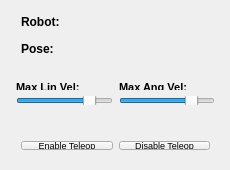
<?xml version="1.0" encoding="UTF-8"?>
<ui version="4.0">
 <class>MainWindow</class>
 <widget class="QMainWindow" name="MainWindow">
  <property name="geometry">
   <rect>
    <x>0</x>
    <y>0</y>
    <width>230</width>
    <height>170</height>
   </rect>
  </property>
  <property name="minimumSize">
   <size>
    <width>230</width>
    <height>170</height>
   </size>
  </property>
  <property name="maximumSize">
   <size>
    <width>230</width>
    <height>170</height>
   </size>
  </property>
  <property name="windowTitle">
   <string>MinhoTeam Teleop</string>
  </property>
  <widget class="QWidget" name="centralWidget">
   <widget class="QWidget" name="gridLayoutWidget">
    <property name="geometry">
     <rect>
      <x>10</x>
      <y>0</y>
      <width>211</width>
      <height>71</height>
     </rect>
    </property>
    <layout class="QGridLayout" name="gridLayout">
     <item row="0" column="1">
      <widget class="QLabel" name="lb_robot_name">
       <property name="font">
        <font>
         <pointsize>9</pointsize>
        </font>
       </property>
       <property name="text">
        <string>&lt;html&gt;&lt;head/&gt;&lt;body&gt;&lt;p&gt;&lt;br/&gt;&lt;/p&gt;&lt;/body&gt;&lt;/html&gt;</string>
       </property>
       <property name="alignment">
        <set>Qt::AlignCenter</set>
       </property>
      </widget>
     </item>
     <item row="1" column="1">
      <widget class="QLabel" name="lb_pose">
       <property name="font">
        <font>
         <pointsize>9</pointsize>
        </font>
       </property>
       <property name="text">
        <string>&lt;html&gt;&lt;head/&gt;&lt;body&gt;&lt;p&gt;&lt;br/&gt;&lt;/p&gt;&lt;/body&gt;&lt;/html&gt;</string>
       </property>
       <property name="alignment">
        <set>Qt::AlignCenter</set>
       </property>
      </widget>
     </item>
     <item row="0" column="0">
      <widget class="QLabel" name="label">
       <property name="sizePolicy">
        <sizepolicy hsizetype="Maximum" vsizetype="Maximum">
         <horstretch>0</horstretch>
         <verstretch>0</verstretch>
        </sizepolicy>
       </property>
       <property name="font">
        <font>
         <pointsize>9</pointsize>
        </font>
       </property>
       <property name="text">
        <string>&lt;html&gt;&lt;head/&gt;&lt;body&gt;&lt;p&gt;&lt;span style=&quot; font-weight:600;&quot;&gt;Robot:&lt;/span&gt;&lt;/p&gt;&lt;/body&gt;&lt;/html&gt;</string>
       </property>
      </widget>
     </item>
     <item row="1" column="0">
      <widget class="QLabel" name="label_2">
       <property name="sizePolicy">
        <sizepolicy hsizetype="Maximum" vsizetype="Maximum">
         <horstretch>0</horstretch>
         <verstretch>0</verstretch>
        </sizepolicy>
       </property>
       <property name="font">
        <font>
         <pointsize>9</pointsize>
        </font>
       </property>
       <property name="text">
        <string>&lt;html&gt;&lt;head/&gt;&lt;body&gt;&lt;p&gt;&lt;span style=&quot; font-weight:600;&quot;&gt;Pose:&lt;/span&gt;&lt;/p&gt;&lt;/body&gt;&lt;/html&gt;</string>
       </property>
      </widget>
     </item>
    </layout>
   </widget>
   <widget class="QWidget" name="gridLayoutWidget_2">
    <property name="geometry">
     <rect>
      <x>10</x>
      <y>130</y>
      <width>211</width>
      <height>31</height>
     </rect>
    </property>
    <layout class="QGridLayout" name="gridLayout_2">
     <item row="0" column="2">
      <widget class="QPushButton" name="pushButton_2">
       <property name="font">
        <font>
         <pointsize>7</pointsize>
        </font>
       </property>
       <property name="text">
        <string>Disable Teleop</string>
       </property>
      </widget>
     </item>
     <item row="0" column="1">
      <widget class="QPushButton" name="pushButton">
       <property name="font">
        <font>
         <pointsize>7</pointsize>
        </font>
       </property>
       <property name="text">
        <string>Enable Teleop</string>
       </property>
      </widget>
     </item>
    </layout>
   </widget>
   <widget class="QWidget" name="gridLayoutWidget_3">
    <property name="geometry">
     <rect>
      <x>5</x>
      <y>70</y>
      <width>221</width>
      <height>61</height>
     </rect>
    </property>
    <layout class="QGridLayout" name="gridLayout_4">
     <item row="1" column="0">
      <widget class="QSlider" name="hs_lin">
       <property name="maximum">
        <number>100</number>
       </property>
       <property name="value">
        <number>80</number>
       </property>
       <property name="orientation">
        <enum>Qt::Horizontal</enum>
       </property>
      </widget>
     </item>
     <item row="0" column="0">
      <widget class="QLabel" name="label_3">
       <property name="font">
        <font>
         <pointsize>8</pointsize>
        </font>
       </property>
       <property name="text">
        <string>&lt;html&gt;&lt;head/&gt;&lt;body&gt;&lt;p&gt;&lt;span style=&quot; font-weight:600;&quot;&gt;Max Lin Vel:&lt;/span&gt;&lt;/p&gt;&lt;/body&gt;&lt;/html&gt;</string>
       </property>
      </widget>
     </item>
     <item row="0" column="1">
      <widget class="QLabel" name="label_4">
       <property name="font">
        <font>
         <pointsize>8</pointsize>
        </font>
       </property>
       <property name="text">
        <string>&lt;html&gt;&lt;head/&gt;&lt;body&gt;&lt;p&gt;&lt;span style=&quot; font-weight:600;&quot;&gt;Max Ang Vel:&lt;/span&gt;&lt;/p&gt;&lt;/body&gt;&lt;/html&gt;</string>
       </property>
      </widget>
     </item>
     <item row="1" column="1">
      <widget class="QSlider" name="hs_ang">
       <property name="maximum">
        <number>100</number>
       </property>
       <property name="value">
        <number>80</number>
       </property>
       <property name="orientation">
        <enum>Qt::Horizontal</enum>
       </property>
      </widget>
     </item>
     <item row="2" column="0">
      <widget class="QLabel" name="lb_lin">
       <property name="font">
        <font>
         <pointsize>6</pointsize>
        </font>
       </property>
       <property name="text">
        <string>&lt;html&gt;&lt;head/&gt;&lt;body&gt;&lt;p&gt;&lt;br/&gt;&lt;/p&gt;&lt;/body&gt;&lt;/html&gt;</string>
       </property>
       <property name="alignment">
        <set>Qt::AlignCenter</set>
       </property>
      </widget>
     </item>
     <item row="2" column="1">
      <widget class="QLabel" name="lb_ang">
       <property name="font">
        <font>
         <pointsize>6</pointsize>
        </font>
       </property>
       <property name="text">
        <string>&lt;html&gt;&lt;head/&gt;&lt;body&gt;&lt;p&gt;&lt;br/&gt;&lt;/p&gt;&lt;/body&gt;&lt;/html&gt;</string>
       </property>
       <property name="alignment">
        <set>Qt::AlignCenter</set>
       </property>
      </widget>
     </item>
    </layout>
   </widget>
  </widget>
 </widget>
 <layoutdefault spacing="6" margin="11"/>
 <resources/>
 <connections/>
</ui>
